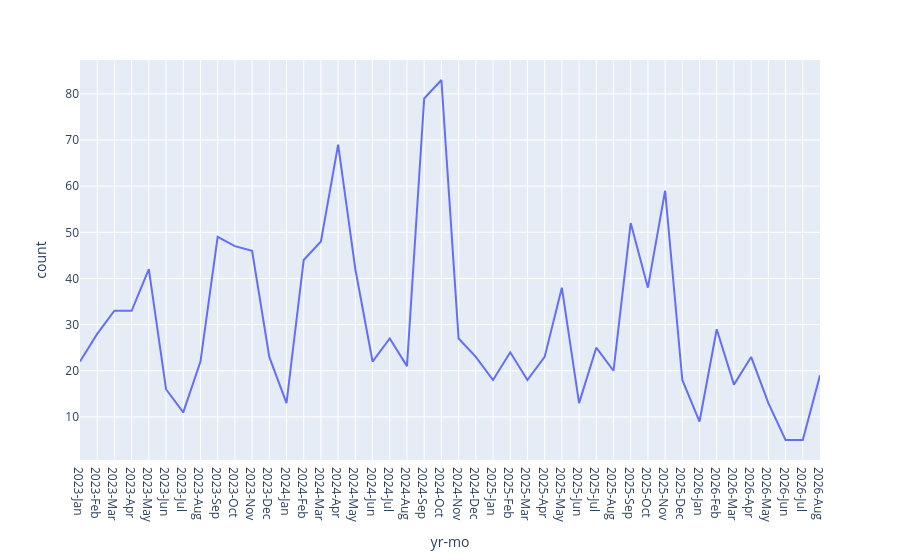

The cell this chart's notebook holds for it:
### Code cell
monthly_theft_df = nibrs[nibrs['crime'].isin(FBI_THEFT_CATEGORIES)].groupby(['year', 'month'])['count'].sum().reset_index()

monthly_theft_df['year'] = monthly_theft_df['year']

monthly_theft_df['yr-mo'] = monthly_theft_df['year'].astype('str') + "-" + monthly_theft_df['month'].astype('str')

monthly_theft_df['yr-mo'] = pd.Categorical(monthly_theft_df['yr-mo'], monthly_theft_df['yr-mo'].tolist(), ordered=True)

monthly_theft_df = monthly_theft_df[monthly_theft_df['yr-mo'] <= '2026-Aug']

fig = px.line(monthly_theft_df, x='yr-mo', y='count')
fig.show()

### Figure 1 — Plotly figure (JSON) as saved in the notebook; plotly's stock layout.template omitted (floating-point values rounded to 4 significant figures)
{"data": [{"hovertemplate": "yr-mo=%{x}<br>count=%{y}<extra></extra>", "legendgroup": "", "line": {"color": "#636efa", "dash": "solid"}, "marker": {"symbol": "circle"}, "mode": "lines", "name": "", "orientation": "v", "showlegend": false, "type": "scatter", "x": ["2023-Jan", "2023-Feb", "2023-Mar", "2023-Apr", "2023-May", "2023-Jun", "2023-Jul", "2023-Aug", "2023-Sep", "2023-Oct", "2023-Nov", "2023-Dec", "2024-Jan", "2024-Feb", "2024-Mar", "2024-Apr", "2024-May", "2024-Jun", "2024-Jul", "2024-Aug", "2024-Sep", "2024-Oct", "2024-Nov", "2024-Dec", "2025-Jan", "2025-Feb", "2025-Mar", "2025-Apr", "2025-May", "2025-Jun", "2025-Jul", "2025-Aug", "2025-Sep", "2025-Oct", "2025-Nov", "2025-Dec", "2026-Jan", "2026-Feb", "2026-Mar", "2026-Apr", "2026-May", "2026-Jun", "2026-Jul", "2026-Aug"], "xaxis": "x", "y": [22, 28, 33, 33, 42, 16, 11, 22, 49, 47, 46, 23, 13, 44, 48, 69, 42, 22, 27, 21, 79, 83, 27, 23, 18, 24, 18, 23, 38, 13, 25, 20, 52, 38, 59, 18, 9, 29, 17, 23, 13, 5, 5, 19], "yaxis": "y"}], "layout": {"legend": {"tracegroupgap": 0}, "margin": {"t": 60}, "xaxis": {"anchor": "y", "domain": [0, 1], "title": {"text": "yr-mo"}}, "yaxis": {"anchor": "x", "domain": [0, 1], "title": {"text": "count"}}}}
